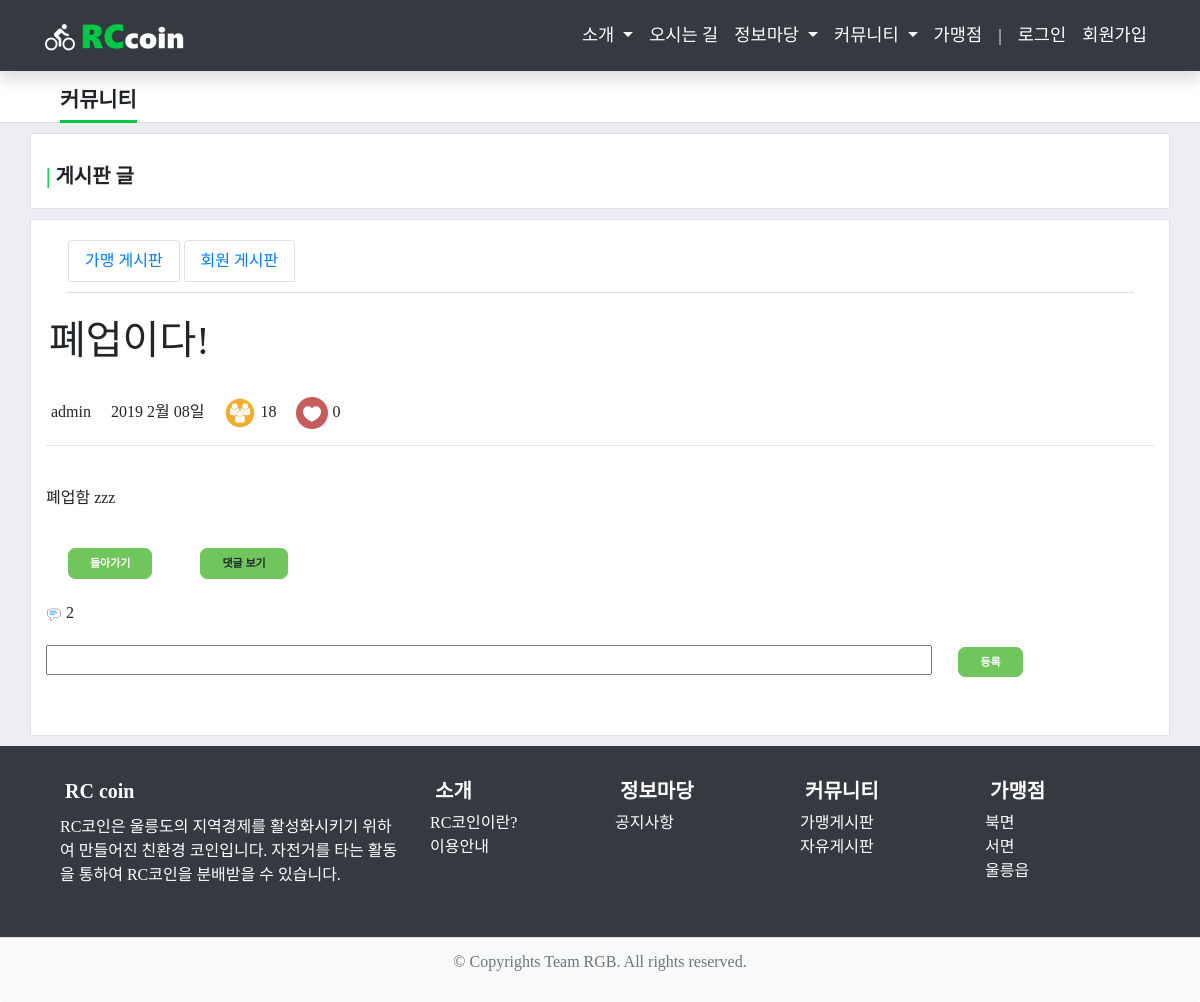
The app's page /board/read/5/ with its own data.
### board/models.py (models this page shows, shortened)
class Board(models.Model):
    title = models.CharField('TITLE', max_length=100)
    content = models.TextField('CONTENT')
    writer = models.ForeignKey(User, null=True, on_delete=models.CASCADE)
    create_date = models.DateTimeField('CREATE_DATE', auto_now_add=True)
    modify_date = models.DateTimeField('MODIFY_DATE', auto_now=True)
    category = models.CharField('CATEGORY', max_length=10)
    count = models.IntegerField('COUNT', default=0)
    recommend = models.IntegerField('RECOMMEND', default=0)
    status = models.CharField('STATUS', max_length=1, default='Y')
    class Meta:
        ordering = ('-create_date',)

### board/views.py (the view)
# urls.py: path('read/<int:pk>/', BoardDV.as_view(), name='read'),
class BoardDV(DetailView):
    model = Board
    def get_context_data(self, **kwargs):
        context = super(BoardDV, self).get_context_data(**kwargs)
        added = self.object.count + 1
        board = get_object_or_404(Board, id=self.object.id)
        board.count = added
        board.save()
        comment_cnt = 0
        try:
            comment = Comment.objects.filter(board_id=self.object.id)
            comment_cnt = len(comment)
        except Exception as e:
            comment_cnt = 0
        print(comment_cnt)
        context['object'] = self.object
        context['comment_cnt'] = comment_cnt
        return context

### board/templates/board/board_detail.html (shortened to what this page needs)
{% extends 'base.html' %}
{% load staticfiles %}
{% block body %}
    <div id="contents" class="page-header">
        <div class="container">
            <div class="row page-title">
                <a>커뮤니티</a>
            </div>
        </div>
    </div>
    <div id="contents">
        <div class="container">
            <div class="row justify-content-center page">
                <div class="col-md card">
                    <div class="card-body">
                        <h5 class="card-subtitle"><a style="color:#00c746;">|</a> 게시판 글</h5>
                    </div>
                </div>
            </div>
            <div class="row justify-content-center page">
                <div class="col-md card">
                    <div class="card-body">
                        <div style="margin-left:1px">
                            <ul class="nav nav-tabs" id="myTab" role="tablist">
                                <li class="row nav-item" style="margin-left: 1px; margin-right: 1px; margin-bottom: 10px; width: 100%">
                                    <a id="btn_board_type_1" class="nav-link btn_board_type_1"  style="min-width: 75px" onclick="back_to_list(1)"  href="{% url 'board:list' %}">가맹 게시판</a>
                                    <a id="btn_board_type_2" class="nav-link btn_board_type_2"  style="min-width: 75px" onclick="back_to_list(2)"  href="{% url 'board:list' %}">회원 게시판</a>
                                </li>
                            </ul>
                        </div>
                        <div class="content board_content" style="">
                            <div class="row" style="margin-left:3px;">
                                <h1 class="mt-4">{{ object.title }}</h1>
                            </div>
                            <br>
                            <tr>
                                <text class="date" style="display: inline-block; margin-left:5px;">
                                    <th style="border-right:1px solid #dee2e6">
                                        {{object.writer}}
                                    </th>&nbsp;&nbsp;&nbsp;
                                    <th>
                                        {{ object.modify_date|date:"Y F d" }}일
                                    </th>&nbsp;&nbsp;&nbsp;
                                    <th class="like" style="margin-right:50px;">
                                        <a><img src="{% static 'img/people.png' %}"></a>
                                        <span>{{ object.count }}</span>
                                        <a href="#" onclick="add_like({{ object.id }})"><img src="{% static 'img/heart.png' %}"></a>
                                        <span class="recommed_cnt">{{ object.recommend }}</span>
                                    </th>
                                </text>
                                <hr>
                                <div class="body" id="summernote">
                                    {{ object.content|safe }}
                                </div>
                            </tr>
                            <div>
                                <a class="btn" href="{% url 'board:list' %}">돌아가기</a>
                                <a class="btn btn_comment" onclick="comment.spread_comment({{ object.id }})">댓글 보기</a>
                            </div>
                            <div>
                                <a><img src="{% static 'img/comment.png' %}"></a>
                                <span>{{ comment_cnt }}</span>
                            </div>
                            <input class="input_comment" type='text' value='' style='width: 80%'>
                            <button class='btn btn-primary btn_comment_write' onclick="comment.write_comment({{ object.id }})">등록</button>
                            <div class="comment_area" id="comment_area" style="display: table; width: 100%;">
                            </div>
                        </div>
                    </div>
                </div>
            </div>
        </div>
    </div>
{% endblock body %}

### wallet/static/css/style.css (style rules this page uses)
body { font-family: 'Nanum Gothic'; font-size: 1rem; background: #edeef2; height: 100vh; }
a { text-decoration: none !important; }
.page { background-color: #fff; margin-top: 10px; margin-bottom: 10px; padding-top: 20px; padding-bottom: 20px; border: 1px solid #dee2e6; }
.page-header { height: 75px; background-color: #fff; border-bottom: 1px solid #dee2e6; }
.page-title { padding-top: 36px; padding-left: 30px; }
.page-title>a { font-size: 1.3rem; border-bottom: 3px solid #00c746; padding-bottom: 5px; font-weight: 600; }
a.nav-link { cursor: pointer; }
.card { border: 0; border-radius: 0; }
.card { border: none; }
.card-subtitle { font-weight: 600; margin-top: 10px; }
.card-body { padding: 0rem; vertical-align: middle; }
ul.nav { margin: 0 20px 0 20px; }

### board/templates/board/board_detail.html (style rules this page uses)
.btn { border: 1px solid rgb(113, 197, 93); border-radius: 7px; color: #fff; background-color: rgb(113, 197, 93); font-size: 11px; font-weight: 800; padding: 6px 21px; margin: 22px; }
.nav-tabs .nav-link { border: 1px soild #dee2e6; border-top-left-radius: 0.25rem; border-top-right-radius: 0.25rem; border-left: 1px solid #dee2e6; border-right: 1px solid #dee2e6; border-top: 1px solid #dee2e6; border-bottom: 1px solid #dee2e6; }

### records on screen
Board: title "폐업이다!", writer "admin", modify_date "2019 2월 08", count "18", recommend "0", content "폐업함 zzz"

### other values on screen
{{ comment_cnt }} "2"
